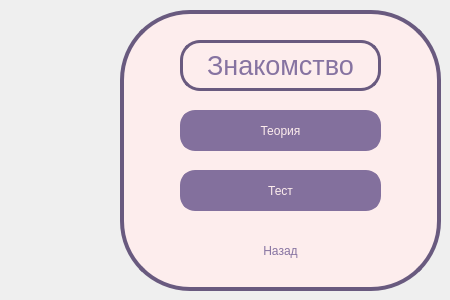
      <widget class="QWidget" name="page_30">
       <widget class="QLabel" name="label_74">
        <property name="geometry">
         <rect>
          <x>120</x>
          <y>10</y>
          <width>321</width>
          <height>281</height>
         </rect>
        </property>
        <property name="styleSheet">
         <string notr="true">color: rgb(134,115,161);
background-color: rgb(253,237,237);
border-radius: 70px; 
border: 4px solid rgb(105, 90, 127)
</string>
        </property>
        <property name="text">
         <string/>
        </property>
       </widget>
       <widget class="QLabel" name="label_75">
        <property name="geometry">
         <rect>
          <x>180</x>
          <y>40</y>
          <width>201</width>
          <height>51</height>
         </rect>
        </property>
        <property name="font">
         <font>
          <pointsize>20</pointsize>
         </font>
        </property>
        <property name="styleSheet">
         <string notr="true">color: rgb(134,115,161);
background-color: rgb(253,237,237);
border-radius: 20px; 
border: 3px solid rgb(105, 90, 127)

</string>
        </property>
        <property name="text">
         <string>Знакомство</string>
        </property>
        <property name="alignment">
         <set>Qt::AlignCenter</set>
        </property>
       </widget>
       <widget class="QPushButton" name="pushButton_90">
        <property name="geometry">
         <rect>
          <x>180</x>
          <y>110</y>
          <width>201</width>
          <height>41</height>
         </rect>
        </property>
        <property name="styleSheet">
         <string notr="true">font: 12pt &quot;MS Shell Dlg 2&quot;;
color: rgb(253,237,237);
border-radius: 15px;
background-color: rgb(131,112,157);
border: 3px solid red; padding: 5px; 
border-color:  rgb(131,112,157);
</string>
        </property>
        <property name="text">
         <string>Теория</string>
        </property>
       </widget>
       <widget class="QPushButton" name="pushButton_91">
        <property name="geometry">
         <rect>
          <x>180</x>
          <y>170</y>
          <width>201</width>
          <height>41</height>
         </rect>
        </property>
        <property name="styleSheet">
         <string notr="true">font: 12pt &quot;MS Shell Dlg 2&quot;;
color: rgb(253,237,237);
border-radius: 15px;
background-color: rgb(131,112,157);
border: 3px solid red; padding: 5px; 
border-color:  rgb(131,112,157);
</string>
        </property>
        <property name="text">
         <string>Тест</string>
        </property>
       </widget>
       <widget class="QPushButton" name="pushButton_92">
        <property name="geometry">
         <rect>
          <x>180</x>
          <y>230</y>
          <width>201</width>
          <height>41</height>
         </rect>
        </property>
        <property name="styleSheet">
         <string notr="true">color: rgb(134,115,161);
border-radius: 15px;
background-color: rgb(253,237,237);
font: 15pt &quot;MS Shell Dlg 2&quot;;
border: 3px solid red; padding: 5px; 
border-color: rgb(253,237,237);</string>
        </property>
        <property name="text">
         <string>Назад</string>
        </property>
       </widget>
      </widget>
